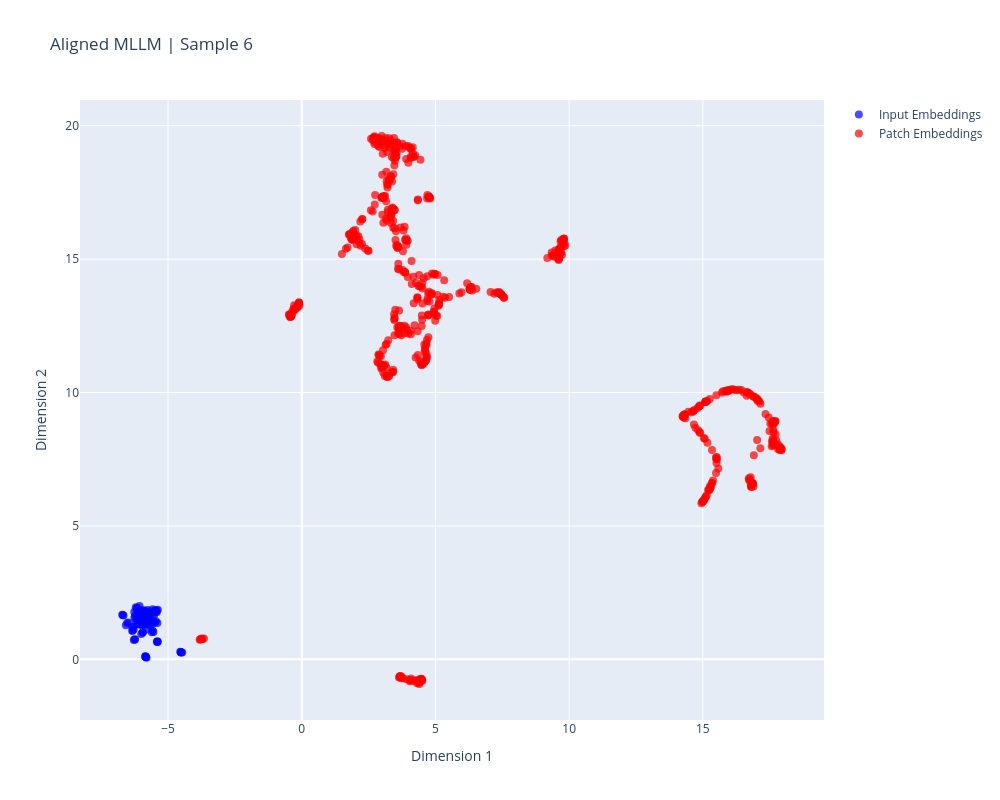
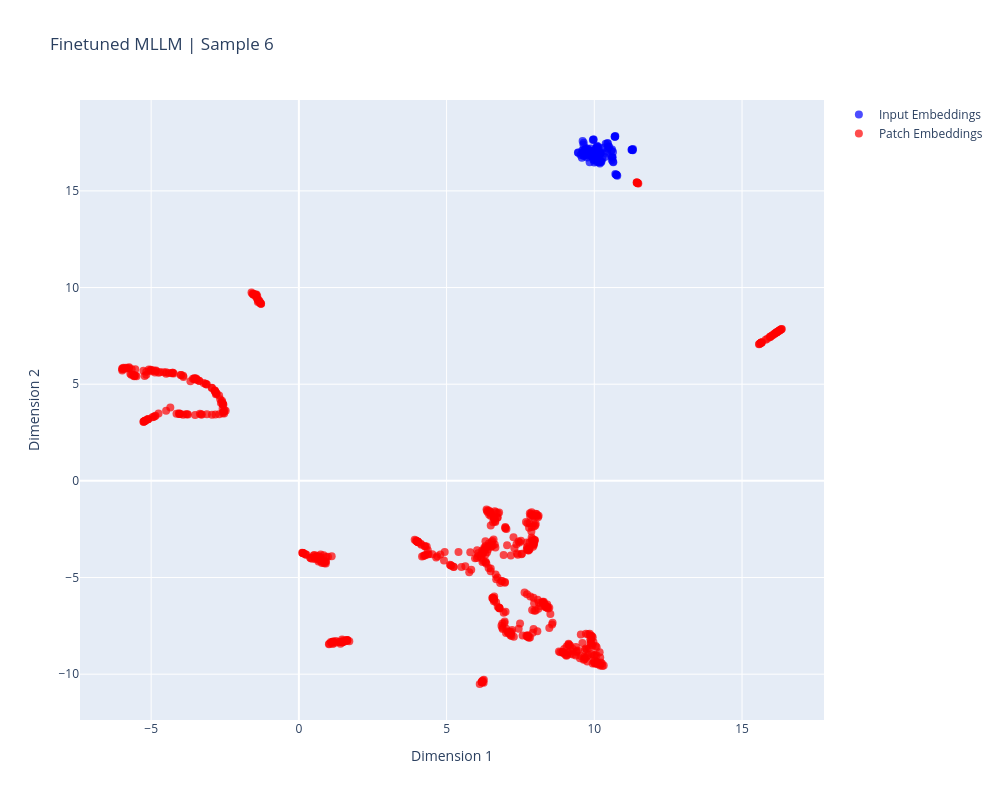

Notebook cell for these charts, in order:
### Code cell
sample_idx = 6

visualize_embeddings_interactive(input_embeddings_aligned, projected_patch_embeddings_aligned, sample_idx=sample_idx, \
    method='umap', perplexity=30, n_components=2, title=f"Aligned MLLM | Sample {sample_idx}",
    tokenizer = vlm_aligned.model.llm_backbone.tokenizer, input_ids=input_ids_aligned, ignore_token_id=32000)


visualize_embeddings_interactive(input_embeddings_finetuned, projected_patch_embeddings_finetuned, sample_idx=sample_idx, \
    method='umap', perplexity=30, n_components=2, title=f"Finetuned MLLM | Sample {sample_idx}",
    tokenizer = vlm_finetuned.model.llm_backbone.tokenizer, input_ids=input_ids_finetuned, ignore_token_id=32000)

### Figure 1 — Plotly figure (JSON) as saved in the notebook; plotly's stock layout.template omitted (floating-point values rounded to 4 significant figures; data arrays with more than 128 entries replaced by an {"elided": "..."} marker saying what was removed)
{"data": [{"hoverinfo": "text", "marker": {"color": "blue", "opacity": 0.7, "size": 8}, "mode": "markers", "name": "Input Embeddings", "text": ["Token: Token ID: 1 (special token)", "Token: A", "Token: chat", "Token: between", "Token: a", "Token: curious", "Token: user", "Token: and", "Token: an", "Token: artificial", "Token: intelligence", "Token: assistant", "Token: .", "Token: The", "Token: assistant", "Token: gives", "Token: helpful", "Token: ,", "Token: detailed", "Token: ,", "Token: and", "Token: pol", "Token: ite", "Token: answers", "Token: to", "Token: the", "Token: user", "Token: '", "Token: s", "Token: questions", "Token: .", "Token: US", "Token: ER", "Token: :", "Token: Does", "Token: the", "Token: horse", "Token: '", "Token: s", "Token: tail", "Token: have", "Token: orange", "Token: color", "Token: ?", "Token: Token ID: 13 (special token)", "Token: Answer", "Token: the", "Token: question", "Token: using", "Token: a", "Token: single", "Token: word", "Token: or", "Token: phrase", "Token: .", "Token: A", "Token: SS", "Token: IST", "Token: ANT", "Token: :", "Token: No", "Token: Token ID: 2 (special token)", "Token: US", "Token: ER", "Token: :", "Token: Are", "Token: there", "Token: both", "Token: a", "Token: hel", "Token: met", "Token: and", "Token: a", "Token: bi", "Token: ke", "Token: in", "Token: the", "Token: image", "Token: ?", "Token: A", "Token: SS", "Token: IST", "Token: ANT", "Token: :", "Token: No", "Token: Token ID: 2 (special token)", "Token: US", "Token: ER", "Token: :", "Token: What", "Token: type", "Token: of", "Token: animal", "Token: j", "Token: umps", "Token: over", "Token: the", "Token: hur", "Token: d", "Token: le", "Token: ?", "Token: A", "Token: SS", "Token: IST", "Token: ANT", "Token: :", "Token: Hor", "Token: se", "Token: Token ID: 2 (special token)"], "type": "scatter", "x": [-5.604, -5.397, -5.901, -5.982, -4.543, -5.695, -5.747, -6.174, -4.467, -6.077, -5.955, -5.971, -6.092, -5.383, -5.872, -5.965, -5.984, -5.928, -6.15, -5.978, -6.152, -5.878, -5.826, -5.942, -5.87, -5.526, -5.932, -6.264, -6.112, -6.121, -6.038, -5.575, -6.281, -5.803, -5.909, -5.472, -5.947, -6.176, -6.256, -6.02, -5.738, -5.806, -6.205, -6.486, -5.655, -6.086, -5.475, -6.118, -6.18, -4.51, -5.81, -5.765, -6.13, -5.636, -6.143, -5.398, -6.688, -5.939, -6.248, -5.825, -6.342, -5.397, -5.606, -6.327, -5.848, -5.775, -5.689, -5.815, -4.521, -5.676, -5.851, -6.206, -4.52, -5.575, -5.779, -5.959, -5.422, -5.651, -6.577, -5.384, -6.665, -5.96, -6.23, -5.838, -6.299, -5.488, -5.545, -6.339, -5.843, -5.528, -5.813, -5.963, -6.062, -5.444, -5.824, -5.956, -5.422, -5.939, -5.564, -6.066, -6.526, -5.419, -6.714, -6.003, -6.28, -5.849, -6.237, -6.03, -5.45], "y": [1.602, 0.6525, 1.583, 1.604, 0.2808, 1.676, 1.294, 1.912, 0.2532, 1.694, 1.576, 1.311, 1.314, 1.857, 1.544, 1.365, 1.333, 1.469, 1.495, 1.392, 1.927, 1.733, 1.547, 1.586, 1.795, 1.817, 1.323, 1.776, 1.635, 1.341, 1.374, 1.073, 1.118, 0.05938, 1.494, 1.801, 1.653, 1.844, 1.557, 1.465, 1.505, 1.802, 1.404, 1.383, 1.275, 1.383, 1.835, 1.6, 1.641, 0.2572, 1.784, 1.847, 1.84, 1.758, 1.391, 0.6744, 1.658, 1.011, 0.7486, 0.08594, 1.211, 1.364, 1.012, 1.079, 0.1164, 1.539, 1.634, 1.448, 0.2657, 1.462, 1.743, 1.952, 0.2652, 1.88, 1.496, 1.823, 1.761, 1.406, 1.277, 0.6632, 1.645, 0.9971, 0.7409, 0.09047, 1.199, 1.379, 1.022, 1.059, 0.09412, 1.636, 1.346, 1.27, 1.301, 1.782, 1.111, 1.745, 1.83, 1.853, 1.343, 2.001, 1.363, 0.6575, 1.672, 0.9486, 0.7246, 0.1084, 1.615, 1.339, 1.423]}, {"hoverinfo": "text", "marker": {"color": "red", "opacity": 0.7, "size": 8}, "mode": "markers", "name": "Patch Embeddings", "text": {"elided": "576 str values"}, "type": "scatter", "x": {"elided": "576 float values"}, "y": {"elided": "576 float values"}}], "layout": {"height": 800, "hovermode": "closest", "title": {"text": "Aligned MLLM | Sample 6"}, "width": 1000, "xaxis": {"title": {"text": "Dimension 1"}}, "yaxis": {"title": {"text": "Dimension 2"}}}}

### Figure 2 — Plotly figure (JSON) as saved in the notebook; plotly's stock layout.template omitted (floating-point values rounded to 4 significant figures; data arrays with more than 128 entries replaced by an {"elided": "..."} marker saying what was removed)
{"data": [{"hoverinfo": "text", "marker": {"color": "blue", "opacity": 0.7, "size": 8}, "mode": "markers", "name": "Input Embeddings", "text": ["Token: Token ID: 1 (special token)", "Token: A", "Token: chat", "Token: between", "Token: a", "Token: curious", "Token: user", "Token: and", "Token: an", "Token: artificial", "Token: intelligence", "Token: assistant", "Token: .", "Token: The", "Token: assistant", "Token: gives", "Token: helpful", "Token: ,", "Token: detailed", "Token: ,", "Token: and", "Token: pol", "Token: ite", "Token: answers", "Token: to", "Token: the", "Token: user", "Token: '", "Token: s", "Token: questions", "Token: .", "Token: US", "Token: ER", "Token: :", "Token: Does", "Token: the", "Token: horse", "Token: '", "Token: s", "Token: tail", "Token: have", "Token: orange", "Token: color", "Token: ?", "Token: Token ID: 13 (special token)", "Token: Answer", "Token: the", "Token: question", "Token: using", "Token: a", "Token: single", "Token: word", "Token: or", "Token: phrase", "Token: .", "Token: A", "Token: SS", "Token: IST", "Token: ANT", "Token: :", "Token: No", "Token: Token ID: 2 (special token)", "Token: US", "Token: ER", "Token: :", "Token: Are", "Token: there", "Token: both", "Token: a", "Token: hel", "Token: met", "Token: and", "Token: a", "Token: bi", "Token: ke", "Token: in", "Token: the", "Token: image", "Token: ?", "Token: A", "Token: SS", "Token: IST", "Token: ANT", "Token: :", "Token: No", "Token: Token ID: 2 (special token)", "Token: US", "Token: ER", "Token: :", "Token: What", "Token: type", "Token: of", "Token: animal", "Token: j", "Token: umps", "Token: over", "Token: the", "Token: hur", "Token: d", "Token: le", "Token: ?", "Token: A", "Token: SS", "Token: IST", "Token: ANT", "Token: :", "Token: Hor", "Token: se", "Token: Token ID: 2 (special token)"], "type": "scatter", "x": [10.03, 10.69, 10.2, 9.853, 10.74, 9.701, 10.11, 10.09, 10.78, 9.73, 10.06, 10.04, 9.887, 10.19, 10.15, 10.09, 10.07, 9.863, 10.21, 9.726, 10.1, 9.722, 9.857, 10.06, 9.579, 10.07, 9.972, 10.23, 9.704, 10.01, 9.705, 10.58, 10.38, 11.28, 9.622, 10.0, 9.793, 9.994, 9.648, 9.929, 9.768, 9.92, 9.679, 9.641, 10.43, 9.447, 10.24, 10.05, 9.887, 10.76, 9.963, 9.843, 9.937, 9.98, 9.59, 10.71, 10.48, 9.976, 10.64, 11.26, 9.988, 10.6, 10.6, 10.44, 11.31, 9.885, 10.17, 10.14, 10.75, 9.649, 10.18, 10.31, 10.71, 10.27, 10.14, 9.536, 10.14, 9.83, 9.604, 10.69, 10.45, 9.969, 10.64, 11.3, 9.904, 10.6, 10.63, 10.46, 11.29, 9.985, 10.09, 9.665, 9.752, 10.35, 9.453, 9.867, 10.19, 10.1, 10.19, 10.21, 9.63, 10.71, 10.5, 9.95, 10.59, 11.27, 10.42, 9.63, 10.62], "y": [16.92, 17.81, 16.92, 16.89, 15.84, 17.15, 16.94, 17.26, 15.78, 17.11, 16.99, 17.14, 17.08, 16.41, 17.26, 16.99, 16.93, 16.94, 16.98, 16.87, 17.28, 16.84, 16.85, 17.1, 16.72, 16.5, 17.03, 16.53, 17.09, 16.98, 17.2, 17.07, 17.44, 17.12, 17.1, 16.47, 17.11, 16.59, 17.05, 16.77, 17.19, 16.93, 17.0, 17.49, 16.94, 16.99, 16.5, 17.19, 17.2, 15.82, 16.63, 16.48, 17.0, 17.06, 17.09, 17.84, 17.3, 17.66, 16.5, 17.13, 16.73, 16.73, 17.14, 17.46, 17.16, 16.91, 16.87, 17.18, 15.84, 16.81, 16.76, 17.23, 15.88, 16.65, 16.87, 16.85, 16.48, 16.86, 17.58, 17.81, 17.2, 17.66, 16.48, 17.1, 16.78, 16.73, 17.0, 17.47, 17.13, 16.89, 17.33, 16.88, 16.73, 16.75, 16.97, 17.05, 16.48, 16.75, 16.93, 16.97, 17.4, 17.8, 17.28, 17.64, 16.59, 17.14, 17.03, 16.83, 16.74]}, {"hoverinfo": "text", "marker": {"color": "red", "opacity": 0.7, "size": 8}, "mode": "markers", "name": "Patch Embeddings", "text": {"elided": "576 str values"}, "type": "scatter", "x": {"elided": "576 float values"}, "y": {"elided": "576 float values"}}], "layout": {"height": 800, "hovermode": "closest", "title": {"text": "Finetuned MLLM | Sample 6"}, "width": 1000, "xaxis": {"title": {"text": "Dimension 1"}}, "yaxis": {"title": {"text": "Dimension 2"}}}}
